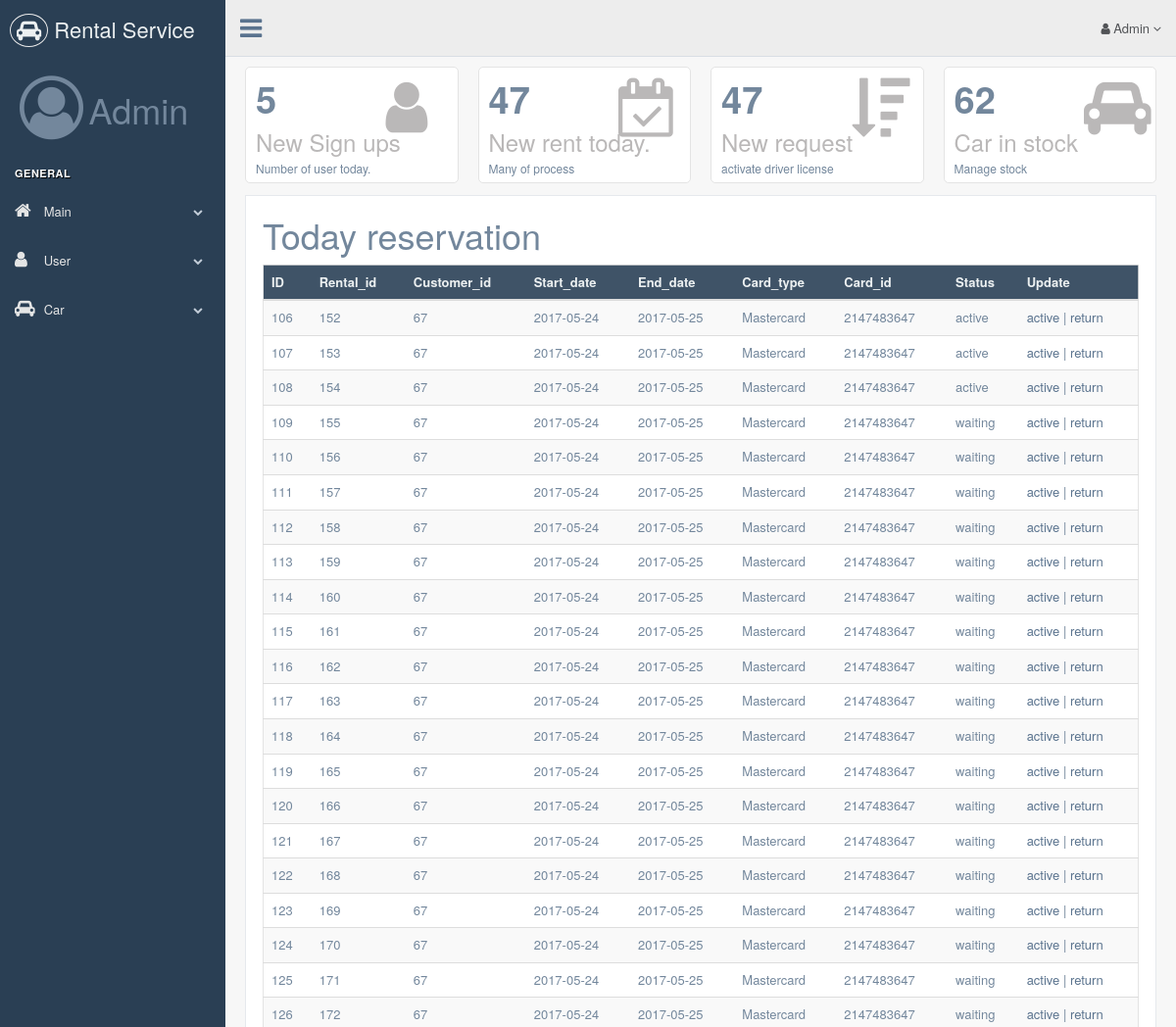
The page /adminpage/index.php (upper part) on the database as committed earlier.
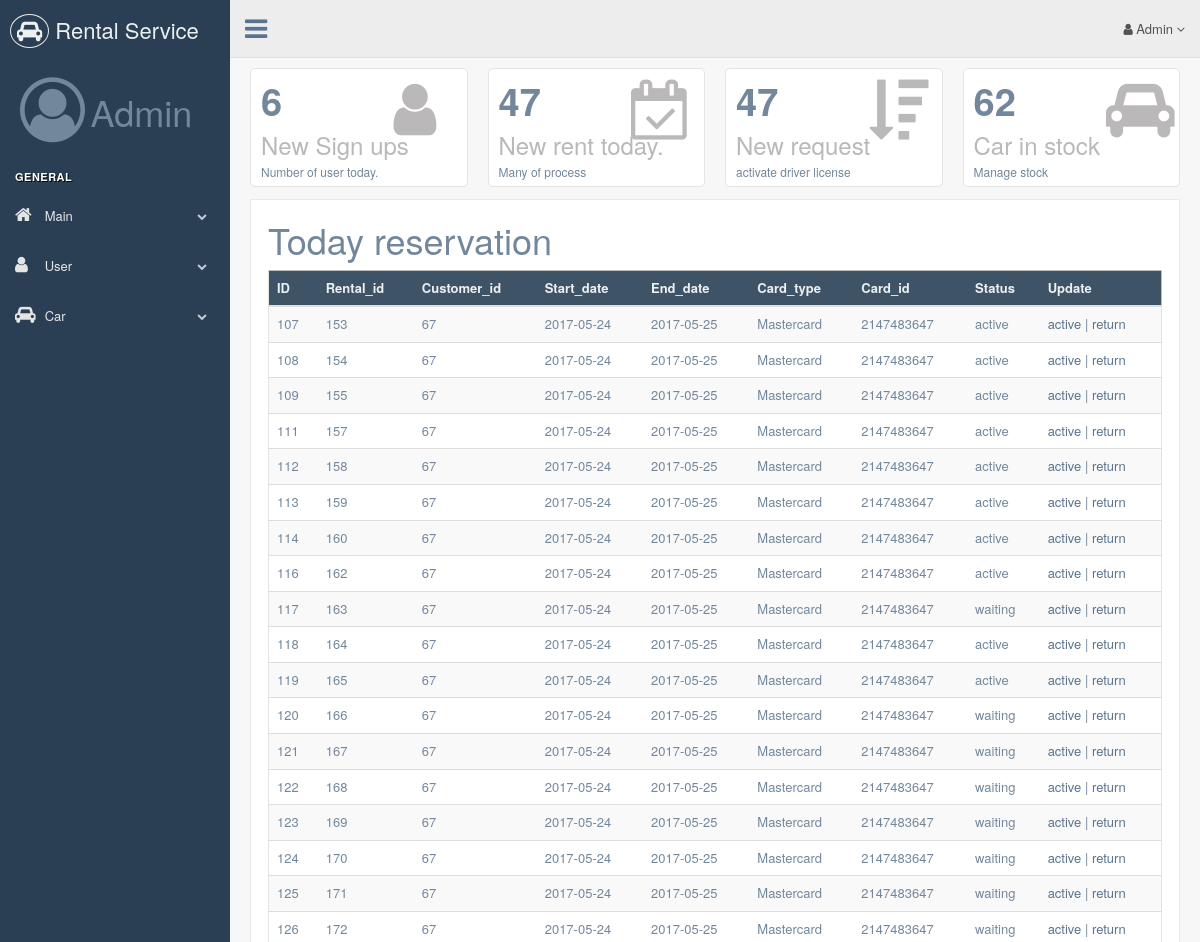
The same page on the database as committed later.
### tables this page shows
CREATE TABLE `reservation` (
  `id` int(11) NOT NULL,
  `rental_id` int(11) NOT NULL,
  `customer_id` int(11) UNSIGNED NOT NULL,
  `start_date` date NOT NULL,
  `end_date` date NOT NULL,
  `card_type` varchar(255) NOT NULL,
  `card_id` int(11) NOT NULL,
  `status` varchar(255) NOT NULL
);

### adminpage/dashboard.php (the view, shortened to what this page needs)
<?php
    $link = @mysqli_connect("localhost", "root", "", "Car_Rental_System")
 	or die(mysqli_connect_error()."</body></html>");
    $sql = "SELECT * FROM customer";
    $result = mysqli_query($link, $sql);
    $num_customer = mysqli_num_rows($result);
    $sql = "SELECT * FROM rental";
    $result = mysqli_query($link, $sql);
    $num_rental = mysqli_num_rows($result);
    $sql = "SELECT * FROM car";
    $result = mysqli_query($link, $sql);
    $num_car = mysqli_num_rows($result);
    $date = date('Y-m-d');
    $sql = "SELECT * FROM reservation WHERE start_date LIKE '$date' AND status != 'offline'";
    $result = mysqli_query($link, $sql);
    $num_fields = mysqli_num_fields($result);
?>
<div class="right_col" role="main">
    <div class="row top_tiles">
        <div class="animated flipInY col-lg-3 col-md-3 col-sm-6 col-xs-12">
            <div class="tile-stats">
                <div class="icon"><i class="fa fa-user"></i></div>
                <div class="count"><?php echo $num_customer; ?></div>
                <h3>New Sign ups</h3>
                <p>Number of user today.</p>
            </div>
        </div>
        <div class="animated flipInY col-lg-3 col-md-3 col-sm-6 col-xs-12">
            <div class="tile-stats">
                <div class="icon"><i class="fa fa-calendar-check-o"></i></div>
                <div class="count"><?php echo $num_rental; ?></div>
                <h3>New rent today.</h3>
                <p>Many of process</p>
            </div>
        </div>
        <div class="animated flipInY col-lg-3 col-md-3 col-sm-6 col-xs-12">
            <div class="tile-stats">
                <div class="icon"><i class="fa fa-sort-amount-desc"></i></div>
                <div class="count">47</div>
                <h3>New request </h3>
                <p>activate driver license</p>
            </div>
        </div>
        <div class="animated flipInY col-lg-3 col-md-3 col-sm-6 col-xs-12">
            <div class="tile-stats">
                <div class="icon"><i class="fa fa-car"></i></div>
                <div class="count"><?php echo $num_car; ?></div>
                <h3>Car in stock</h3>
                <p>Manage stock</p>
            </div>
        </div>
    </div>
    <div class="x_panel">
    <div class="table-responsive">
                            <form method="post">
                            <h1>Today reservation</h1>
                            <table class="table table-striped jambo_table bulk_action">
                                <thead>
                                    <tr class="headings">
                                        <th class="column-title">ID </th>
                                        <th class="column-title">Rental_id </th>
                                        <th class="column-title">Customer_id </th>
                                        <th class="column-title">Start_date </th>
                                        <th class="column-title">End_date </th>
                                        <th class="column-title">Card_type </th>
                                        <th class="column-title">Card_id</th>
                                        <th class="column-title">Status</th>
                                        <th class="column-title">Update</th>
                                    </tr>
                                </thead>
                                <tbody>
                                        <?php
                                            while($data = mysqli_fetch_array($result)) {
                                                echo '<tr class="even pointer">
                                                        ';
                                                for($i = 0; $i < $num_fields; $i++) {
                                                    echo "<td>".$data[$i]."
                                                    ";
                                                }
                                                echo '
                                                            </td>
                                                            <td>
                                                            <a href="index.php?action=update&id='.$data['id'].'">active</a> |
                                                            <a href="formreturn.php?action=update&id='.$data['id'].'">return</a>
                                                            </td>
                                                        </td>
                                                    </tr>';
                                            }
                                        ?>
                                </tbody>
                            </table>
                            </form>
                        </div>
                        </div>
</div>

Rows that differ between the two databases and show on the page:
no longer on this page (row edited): reservation: id "106", rental "152", customer "67", start_date "2017-05-24", end_date "2017-05-25", card_type "Mastercard", card "2147483647", status "active"
no longer on this page (row edited): reservation: id "110", rental "156", customer "67", start_date "2017-05-24", end_date "2017-05-25", card_type "Mastercard", card "2147483647", status "waiting"
no longer on this page (row edited): reservation: id "115", rental "161", customer "67", start_date "2017-05-24", end_date "2017-05-25", card_type "Mastercard", card "2147483647", status "waiting"
Other text that changed with them:
$num_customer: "5" → "6"
new list line: "active"
list line gone: "waiting"
